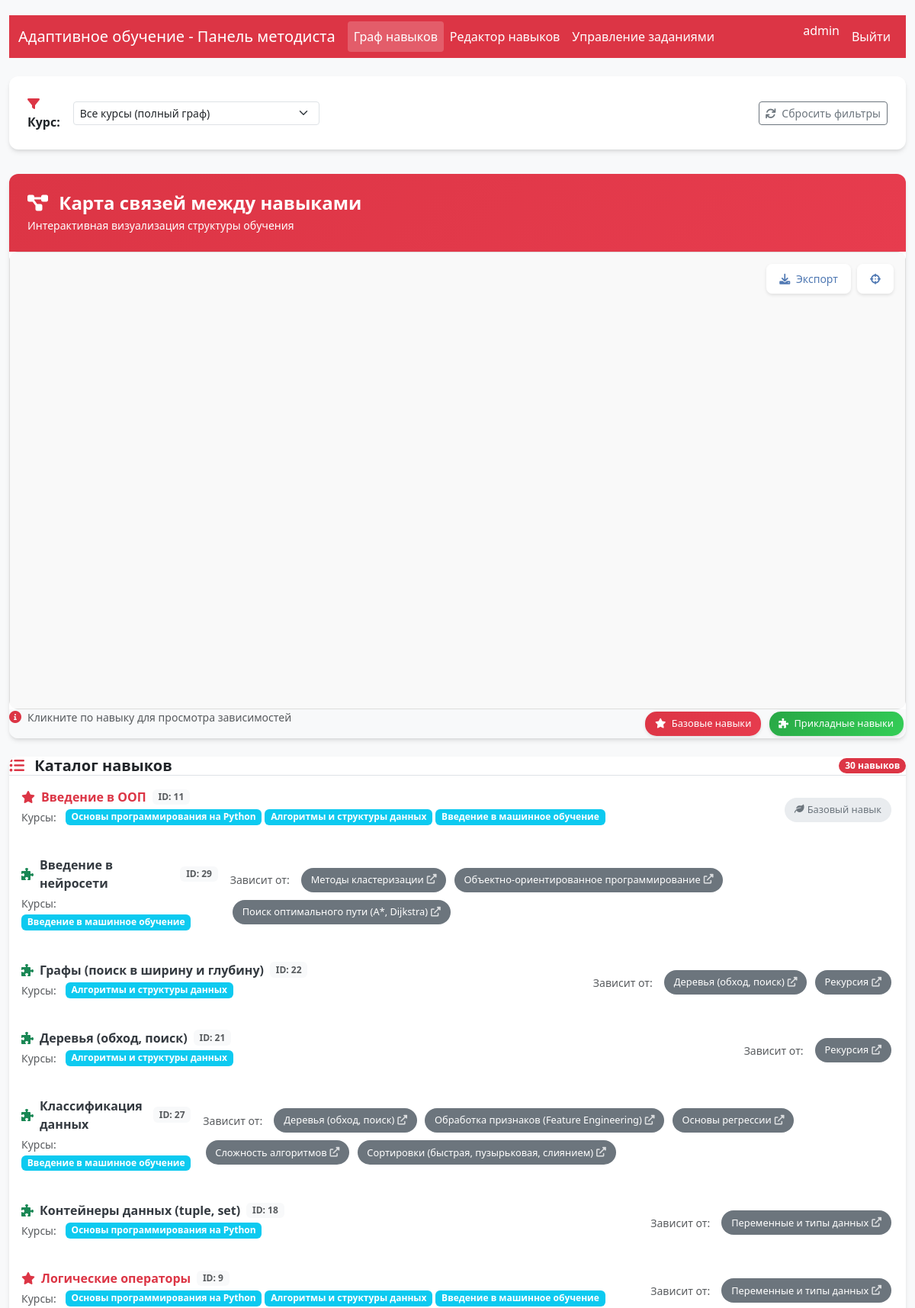
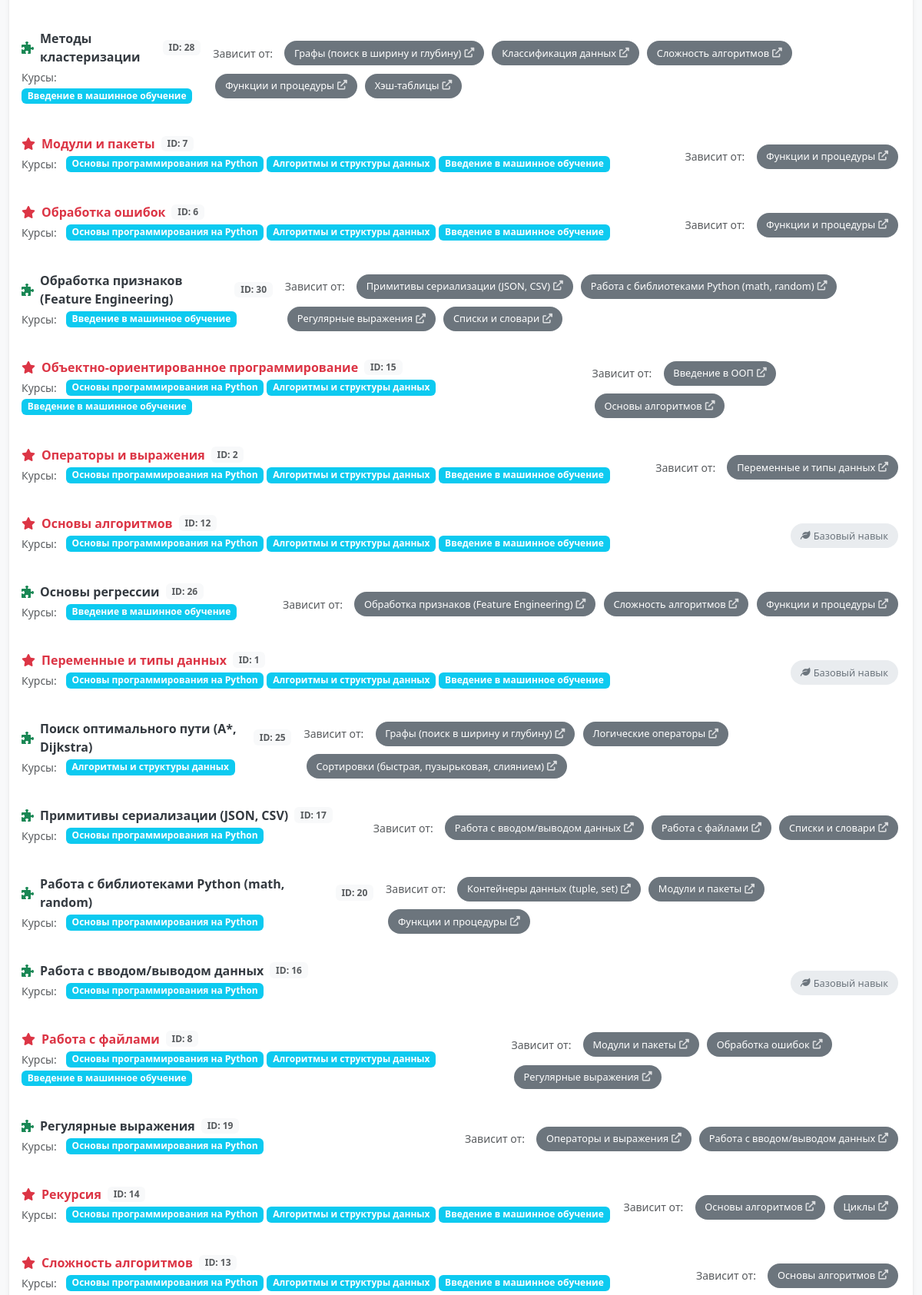
Screenshot of /methodist/ (signed in, upper part) with the database file from the repository (2 pictures, top to bottom).
### skills/models.py (models this page shows, shortened)
class Skill(models.Model):
    name = models.CharField(max_length=255, unique=True, verbose_name="Название навыка")
    description = models.TextField(blank=True, null=True, verbose_name="Описание навыка")
    is_base = models.BooleanField(default=False, verbose_name="Базовый навык")
    courses = models.ManyToManyField(Course, related_name="skills", verbose_name="Связанные курсы")
    prerequisites = models.ManyToManyField("self", symmetrical=False, blank=True, verbose_name="Необходимые навыки", related_name="dependent_skills")
    class Meta:
        verbose_name = "Навык"
        verbose_name_plural = "Навыки"
        ordering = ["name"]

class Course(models.Model):
    id = models.CharField(max_length=10, primary_key=True)
    name = models.CharField(max_length=255, verbose_name="Название курса")
    description = models.TextField(verbose_name="Описание")
    class Meta:
        verbose_name = "Курс"
        verbose_name_plural = "Курсы"

### methodist/views.py (the view, shortened to what this page needs)
# urls.py: path('', views.skill_graph, name='methodist_skills'),    path('edit/', views.edit_skills, name='methodist_edit'),
@login_required
def skill_graph(request):
    course_id = request.GET.get('course')
    selected_skill_id = request.GET.get('skill')
    courses = Course.objects.all().prefetch_related('skills')
    base_skills = Skill.objects.filter(is_base=True)
    if course_id == 'None':
        course_id = None
    if course_id and course_id != '':
        try:
            course = Course.objects.get(id=course_id)
            course_skills = course.skills.all().prefetch_related('prerequisites')
        except Course.DoesNotExist:
            course_skills = Skill.objects.none()
    else:
        course_skills = Skill.objects.all().prefetch_related('prerequisites')
    if selected_skill_id and selected_skill_id.isdigit():
        try:
            selected_skill = Skill.objects.get(id=selected_skill_id)
            all_skills = Skill.objects.all().prefetch_related('prerequisites')
            if course_id and course_id != '':
                if course_skills.filter(id=selected_skill.id).exists():
                    cytoscape_data = generate_cytoscape_data(course_skills, selected_skill_id)
                else:
                    cytoscape_data = generate_cytoscape_data(course_skills)
            else:
                cytoscape_data = generate_cytoscape_data(all_skills, selected_skill_id)
        except Skill.DoesNotExist:
            cytoscape_data = generate_cytoscape_data(course_skills)
    else:
        cytoscape_data = generate_cytoscape_data(course_skills)
    all_skills = Skill.objects.prefetch_related('prerequisites').all()
    skill_in_course = False
    context = {
        'courses': courses,
        'base_skills': base_skills,
        'cytoscape_data': cytoscape_data,
        'selected_course_id': course_id,
        'all_skills': all_skills,
        'selected_skill_id': selected_skill_id,
        'skill_in_course': skill_in_course
    }
    return render(request, 'methodist/skills_list.html', context)

### methodist/templates/methodist/skills_list.html (shortened to what this page needs)
{% extends 'methodist/base.html' %}
{% load static %}
{% block extra_css %}
<link rel="stylesheet" href="{% static 'methodist/styles.css' %}">
{% endblock %}
{% block content %}
<div class="filter-container">
    <form method="get" class="d-flex flex-wrap gap-3 align-items-center" id="course-filter-form">
        <div class="d-flex align-items-center gap-2">
            <label for="course" class="fw-semibold text-dark mb-0">
                <i class="fas fa-filter me-1 text-primary"></i>Курс:
            </label>
            <select name="course" id="course" class="form-select form-select-sm" style="min-width: 200px;">
                <option value="" {% if not selected_course_id %}selected{% endif %}>
                    <i class="fas fa-globe"></i> Все курсы (полный граф)
                </option>
            </select>
        </div>
        <div class="ms-auto">
            <a href="/methodist/" class="btn btn-outline-secondary btn-sm">
                <i class="fas fa-refresh me-1"></i> Сбросить фильтры
            </a>
        </div>
    </form>
</div>
<div class="modern-card mb-4">
    <div class="gradient-header">
        <div class="d-flex justify-content-between align-items-center">
            <div>
                <h4 class="mb-1 fw-bold">
                    <i class="fas fa-project-diagram me-2"></i>
                    Карта связей между навыками
                </h4>
                <p class="mb-0 opacity-90 small">Интерактивная визуализация структуры обучения</p>
            </div>
        </div>
    </div>
    <div class="network-container position-relative">
        <div id="network-container" class="w-100" style="height: 600px;"></div>
        <div class="position-absolute top-0 end-0 m-3 d-flex gap-2">
            <button id="export-png-btn" type="button" class="control-btn" title="Экспорт в PNG">
                <i class="fas fa-download me-1"></i> Экспорт
            </button>
            <button id="center-graph-btn" type="button" class="control-btn" title="Центрировать граф">
                <i class="fas fa-crosshairs"></i>
            </button>
        </div>
    </div>
    <div class="card-footer bg-light d-flex flex-column flex-sm-row justify-content-between align-items-start gap-3">
        <div class="d-flex align-items-center gap-2">
            <i class="fas fa-info-circle text-primary"></i>
            <span class="small text-muted">Кликните по навыку для просмотра зависимостей</span>
        </div>
        <div class="d-flex flex-wrap gap-1">
            <span class="legend-badge primary">
                <i class="fas fa-star me-1"></i> Базовые навыки
            </span>
            <span class="legend-badge success">
                <i class="fas fa-puzzle-piece me-1"></i> Прикладные навыки
            </span>
        </div>
    </div>
</div>
<div class="modern-card">
    <div class="card-header bg-white border-bottom">
        <div class="d-flex justify-content-between align-items-center">
            <h5 class="mb-0 fw-semibold text-dark">
                <i class="fas fa-list-ul me-2 text-primary"></i>
                Каталог навыков
            </h5>
            <span class="badge bg-primary rounded-pill">{{ all_skills|length }} навыков</span>
        </div>
    </div>
    <div class="list-group list-group-flush">
        {% for skill in all_skills %}
        <div class="list-group-item skill-item border-0 py-3">
            <div class="d-flex flex-column flex-lg-row align-items-start align-items-lg-center gap-3">
                <div class="flex-grow-1">
                    <div class="d-flex align-items-center gap-2 mb-1">
                        {% if skill.is_base %}
                            <i class="fas fa-star text-primary"></i>
                        {% else %}
                            <i class="fas fa-puzzle-piece text-success"></i>
                        {% endif %}
                        <a href="?skill={{ skill.id }}&course={{ selected_course_id }}"
                           class="skill-name {% if skill.is_base %}base-skill{% endif %}">
                            {{ skill.name }}
                        </a>
                        <span class="badge bg-light text-muted">ID: {{ skill.id }}</span>
                    </div>
                    {% if skill.courses.all %}
                    <div class="d-flex flex-wrap gap-1 mb-2">
                        <small class="text-muted me-2">Курсы:</small>
                        {% for course in skill.courses.all %}
                            <span class="badge bg-info text-white">{{ course.name }}</span>
                        {% endfor %}
                    </div>
                    {% endif %}
                </div>
                <div class="d-flex flex-wrap gap-1 align-items-center">
                    {% if skill.prerequisites.all %}
                        <small class="text-muted me-2 text-nowrap">Зависит от:</small>
                        {% for prereq in skill.prerequisites.all %}
                            <a href="?skill={{ prereq.id }}&course={{ selected_course_id }}"
                               class="skill-badge secondary" title="Перейти к навыку: {{ prereq.name }}">
                                {{ prereq.name }}
                                <i class="fas fa-external-link-alt ms-1 opacity-75"></i>
                            </a>
                        {% endfor %}
                    {% else %}
                        <span class="skill-badge" style="background: #e9ecef; color: #6c757d;">
                            <i class="fas fa-leaf me-1"></i> Базовый навык
                        </span>
                    {% endif %}
                </div>
            </div>
        </div>
        {% empty %}
        <div class="list-group-item text-center py-5">
            <i class="fas fa-inbox text-muted fs-1 mb-3"></i>
            <p class="text-muted mb-0">Навыки не найдены</p>
        </div>
        {% endfor %}
    </div>
</div>
{% endblock %}

### methodist/templates/methodist/base.html (shortened to what this page needs)
{% load static %}
<!DOCTYPE html>
<html lang="ru">
<head>
    <link href="https://cdn.jsdelivr.net/npm/bootstrap@5.3.0-alpha1/dist/css/bootstrap.min.css" rel="stylesheet">
    <link rel="stylesheet" href="https://cdnjs.cloudflare.com/ajax/libs/font-awesome/6.0.0/css/all.min.css">
    {% block extra_css %}{% endblock %}
</head>
<body class="methodist-theme">
    <div class="container">
        <header class="mb-4">
            <nav class="navbar navbar-expand-lg navbar-dark bg-danger">
                <div class="container-fluid">
                    <a class="navbar-brand" href="/methodist/">Адаптивное обучение - Панель методиста</a>
                    <div class="collapse navbar-collapse" id="navbarNav">                        <ul class="navbar-nav me-auto mb-2 mb-lg-0">
                            <li class="nav-item"><a class="nav-link" href="/methodist/">Граф навыков</a></li>
                            <li class="nav-item"><a class="nav-link" href="/methodist/edit/">Редактор навыков</a></li>
                            <li class="nav-item"><a class="nav-link" href="/methodist/tasks/">Управление заданиями</a></li>
                        </ul>
                        <ul class="navbar-nav">
                            {% if user.is_authenticated %}
                                <li class="nav-item"><span class="navbar-text me-2 text-white">{{ user.username }}</span></li>
                                <li class="nav-item"><a class="nav-link" href="/logout/">Выйти</a></li>
                            {% else %}
                                <li class="nav-item"><a class="nav-link" href="/login/">Войти</a></li>
                            {% endif %}
                        </ul>
                    </div>
                </div>
            </nav>        </header>
        <main>
            {% block content %}{% endblock %}
        </main>
    </div>
</body>
</html>

### methodist/templates/methodist/base.html (style rules this page uses)
body { padding-top: 20px; background-color: #f8f9fa; }
.container { max-width: 1400px; }
.methodist-theme { --bs-primary: #dc3545; --bs-primary-rgb: 220, 53, 69; }
.navbar { background-color: #dc3545 !important; }
.navbar .nav-link, .navbar .navbar-brand { color: white !important; }

### methodist/templates/methodist/skills_list.html (style rules this page uses)
:root { --primary-color: #dc3545; --primary-hover: #c82333; --secondary-color: #6c757d; --success-color: #28a745; --info-color: #17a2b8; --warning-color: #ffc107; --light-color: #f8f9fa; --dark-color: #343a40; --border-radius: 12px; --box-shadow: 0 4px 6px -1px rgba(0, 0, 0, 0.1), 0 2px 4px -1px rgba(0, 0, 0, 0.06); --transition: all 0.3s cubic-bezier(0.4, 0, 0.2, 1); }
.modern-card { background: white; border-radius: var(--border-radius); box-shadow: var(--box-shadow); border: none; overflow: hidden; transition: var(--transition); animation: fadeIn 0.5s ease-out; }
.gradient-header { background: linear-gradient(135deg, var(--primary-color) 0%, #e73c4e 100%); color: white; padding: 1.5rem; border-bottom: none; }
.filter-container { background: white; border-radius: var(--border-radius); padding: 1.5rem; box-shadow: var(--box-shadow); margin-bottom: 2rem; animation: slideIn 0.5s ease-out; }
.network-container { position: relative; border-radius: var(--border-radius); overflow: hidden; background: linear-gradient(45deg, #f8f9fa 0%, #e9ecef 100%); }
.skill-badge { display: inline-flex; align-items: center; padding: 0.4rem 0.8rem; border-radius: 20px; font-size: 0.8rem; font-weight: 500; transition: var(--transition); text-decoration: none; margin: 0.2rem; }
.skill-badge.secondary { background: var(--secondary-color); color: white; }
.skill-item { transition: var(--transition); border-left: 4px solid transparent; animation: fadeIn 0.3s ease-out; }
.skill-name { font-weight: 600; color: var(--dark-color); transition: var(--transition); text-decoration: none; }
.skill-name.base-skill { color: var(--primary-color); }
.control-btn { background: rgba(255, 255, 255, 0.9); backdrop-filter: blur(10px); border: 1px solid rgba(255, 255, 255, 0.2); border-radius: 8px; padding: 0.5rem 1rem; font-size: 0.875rem; font-weight: 500; transition: var(--transition); box-shadow: 0 2px 4px rgba(0, 0, 0, 0.1); }
.legend-badge { padding: 0.4rem 0.8rem; border-radius: 15px; font-size: 0.8rem; font-weight: 500; margin: 0.2rem; box-shadow: 0 2px 4px rgba(0, 0, 0, 0.1); }
.legend-badge.primary { background: linear-gradient(135deg, var(--primary-color), #e73c4e); color: white; }
.legend-badge.success { background: linear-gradient(135deg, var(--success-color), #34ce57); color: white; }

### rows the page displays
Skill: is_base True (drawn), name "Введение в ООП", id "11", shows "Базовый навык"
Course: name "Основы программирования на Python"
Course: name "Алгоритмы и структуры данных"
Course: name "Введение в машинное обучение"
Skill: is_base False (drawn), name "Введение в нейросети", id "29"
Skill: name "Методы кластеризации", is_base False (drawn), id "28"
Skill: name "Объектно-ориентированное программирование", is_base True (drawn), id "15"
Skill: name "Поиск оптимального пути (A*, Dijkstra)", is_base False (drawn), id "25"
Skill: is_base False (drawn), name "Графы (поиск в ширину и глубину)", id "22"
Skill: name "Деревья (обход, поиск)", is_base False (drawn), id "21"
Skill: name "Рекурсия", is_base True (drawn), id "14"
Skill: is_base False (drawn), name "Классификация данных", id "27"
Skill: name "Обработка признаков (Feature Engineering)", is_base False (drawn), id "30"
Skill: name "Основы регрессии", is_base False (drawn), id "26"
Skill: name "Сложность алгоритмов", is_base True (drawn), id "13"
Skill: name "Сортировки (быстрая, пузырьковая, слиянием)"
Skill: is_base False (drawn), name "Контейнеры данных (tuple, set)", id "18"
Skill: name "Переменные и типы данных", is_base True (drawn), id "1", shows "Базовый навык"
Skill: is_base True (drawn), name "Логические операторы", id "9"
Skill: name "Функции и процедуры"
Skill: name "Хэш-таблицы"
Skill: is_base True (drawn), name "Модули и пакеты", id "7"
Skill: is_base True (drawn), name "Обработка ошибок", id "6"
Skill: name "Примитивы сериализации (JSON, CSV)", is_base False (drawn), id "17"
Skill: name "Работа с библиотеками Python (math, random)", is_base False (drawn), id "20"
Skill: name "Регулярные выражения", is_base False (drawn), id "19"
Skill: name "Списки и словари"
Skill: name "Основы алгоритмов", is_base True (drawn), id "12", shows "Базовый навык"
Skill: is_base True (drawn), name "Операторы и выражения", id "2"
Skill: name "Работа с вводом/выводом данных", is_base False (drawn), id "16", shows "Базовый навык"
Skill: name "Работа с файлами", is_base True (drawn), id "8"
Skill: name "Циклы"

### other values shown
{{ user.username }} "admin"
{{ all_skills|length }} "30"
